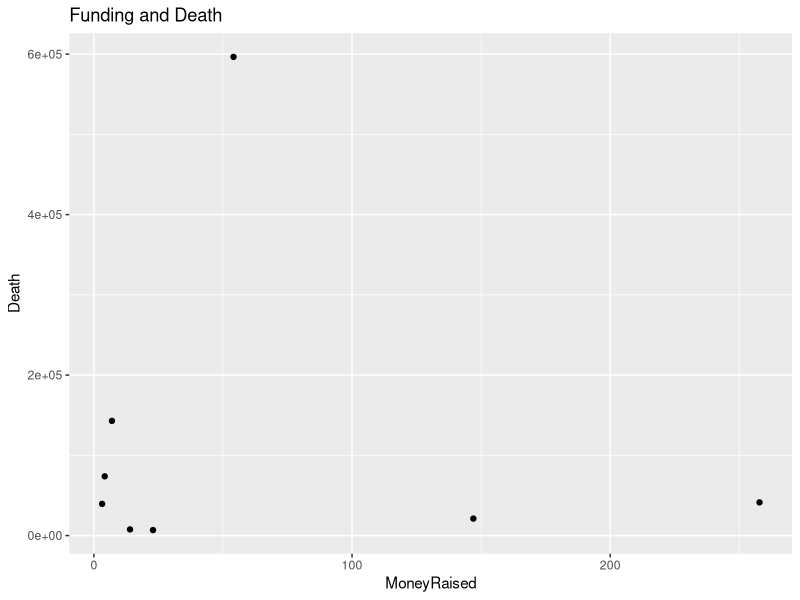

The R script that drew this image:
## ---- chunk 1

library(ggplot2)
## ---- chunk 2
setwd("~/qmssviz/Lab1")
hf<-read.csv("sample_health_facilities.csv")
dd<-read.csv("Donation-Disease.csv")
qplot(x=MoneyRaised, y=Death, data=dd, main="Funding and Death")

